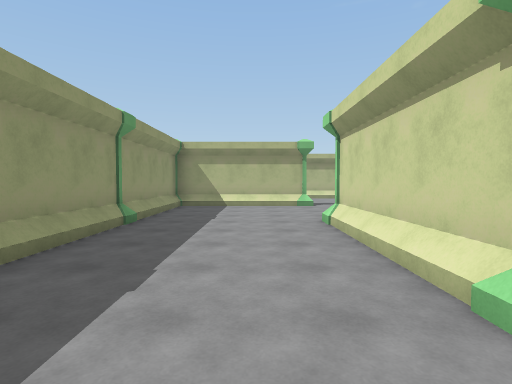
[1] (above)

15 first-person views from a walk through a Unity game level. The camera is 1.5 m above the floor, tilts 2° down and sees 80° across. The floor is counted in squares, 2 m on a side. Each view is taken from the middle of a square. On the plan, view 1 faces up. The plan holds only what a view shows up to about 10 squares ahead; the rest is blank. The place goes on beyond the plan. The player is left out.

[2]
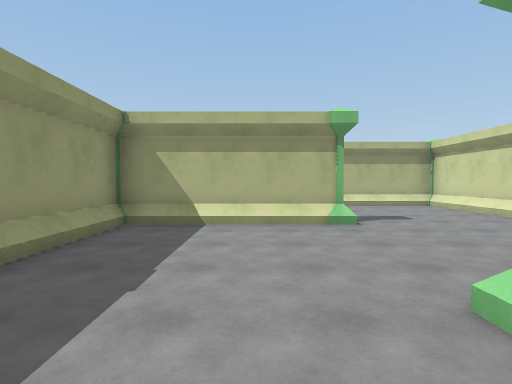

[3]
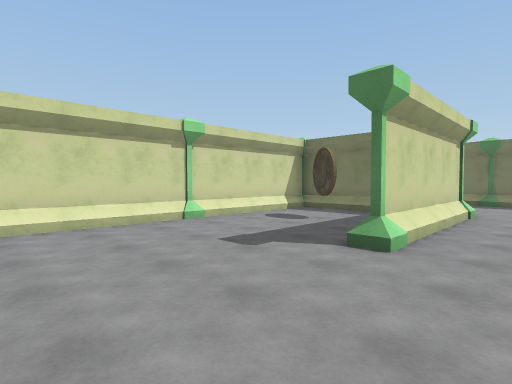

[4]
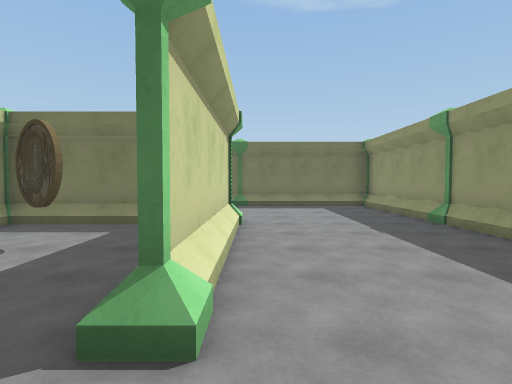

[5]
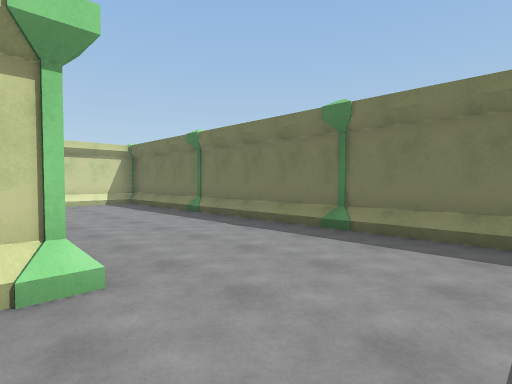

[6]
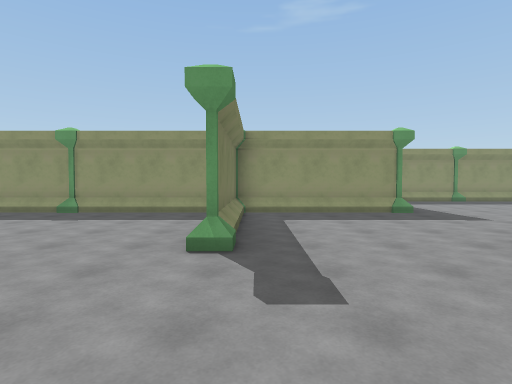

[7]
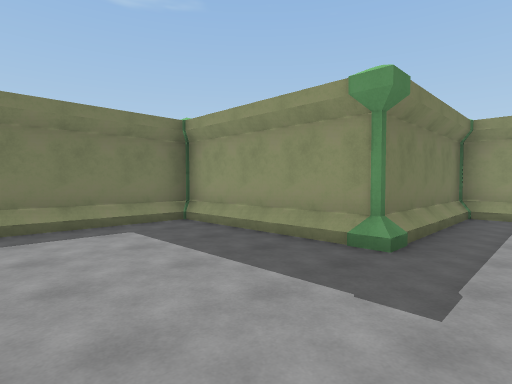

[8]
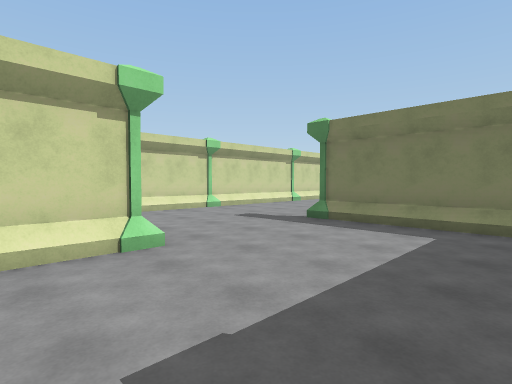

[9]
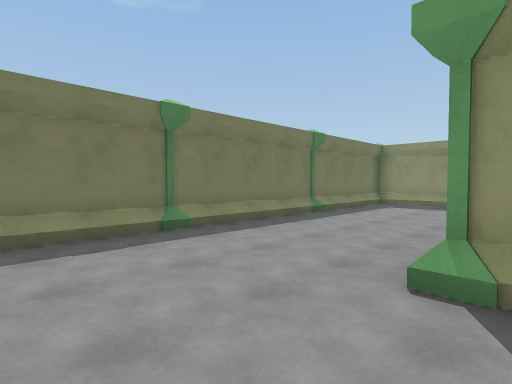

[10]
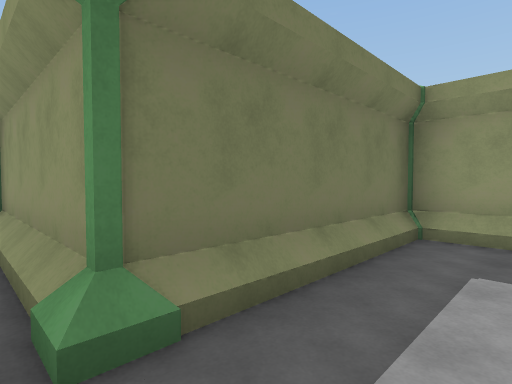

[11]
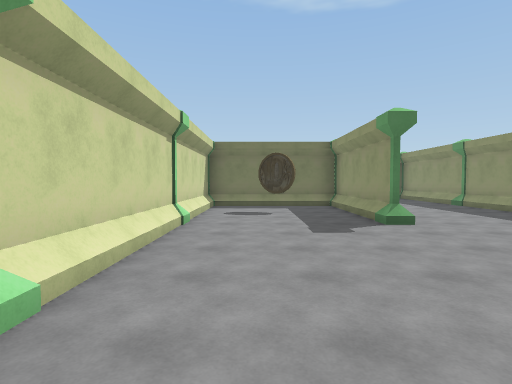

[12]
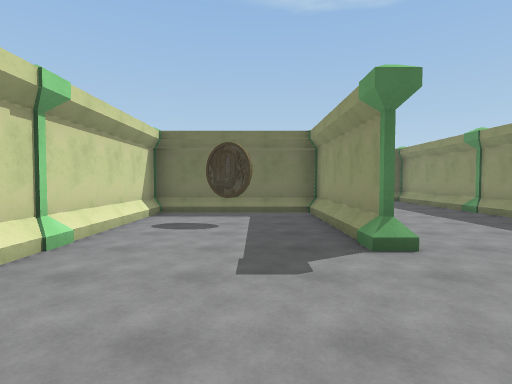

[13]
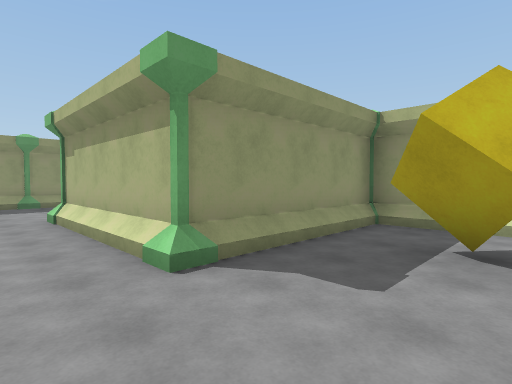

[14]
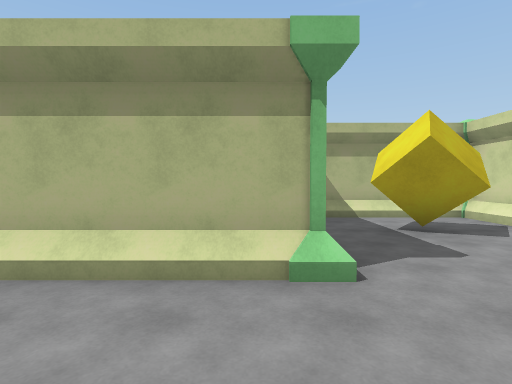

[15]
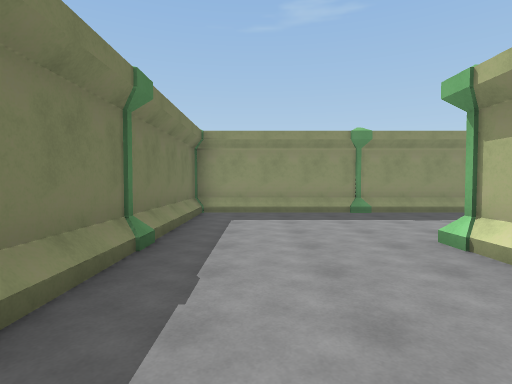

### Floor plan
Points are (right, up) in squares from view 1. A wall is a line through its corners. A room is listed if a view was taken in it or the views show most of it. See-through windows are left out.
Room 1 (views 1, 2, 3, 4, 5, 6, 7, 8, 9, 10, 11, 12, 13, 14, 15)
walls: (1.5, 5.4) (1.5, 1.5) (5.5, 1.5) (5.5, 8.6); (1.5, 9.5) (-2.5, 9.5) (1.5, 9.5); (-2.5, 4.6) (-2.5, 2.4); (7.6, 5.5) (5.5, 5.5) (5.5, 1.5) (1.5, 1.5) (1.5, 5.5); (5.5, 10.5) (5.5, 13.5) (2.6, 13.5); (-2.5, 0.6) (-2.5, -2.5) (8.5, -2.5); (1.5, 13.5) (1.5, 14.7); (-6.5, 13.5) (-2.5, 13.5) (-2.5, 5.6)
objects: other object (-2, 5) to (-2, 6); other object (-2, 14); other object (1, 1); other object (1, 6) to (2, 6); other object (1, 13); other object (2, 9) to (2, 10); other object (5, 5) to (5, 6); other object (6, -2); other object (6, 1); other object (7, 3) to (8, 4)

Where each view was taken, in squares from view 1:
view 1: 0 up, 0 right, facing up
view 2: 4 up, 0 right, facing up
view 3: 9 up, 0 right, facing down-right
view 4: 7 up, 1 right, facing down
view 5: 2 up, 1 left, facing down-right
view 6: 10 up, 5 right, facing left
view 7: 15 up, 1 right, facing down-left
view 8: 15 up, 2 left, facing down-right
view 9: 2 up, 8 right, facing down-left
view 10: 15 up, 2 left, facing down-left
view 11: 11 up, 4 right, facing down
view 12: 9 up, 3 right, facing down
view 13: 0 up, 8 right, facing up-left
view 14: 1 down, 5 right, facing up
view 15: 1 down, 5 right, facing left
